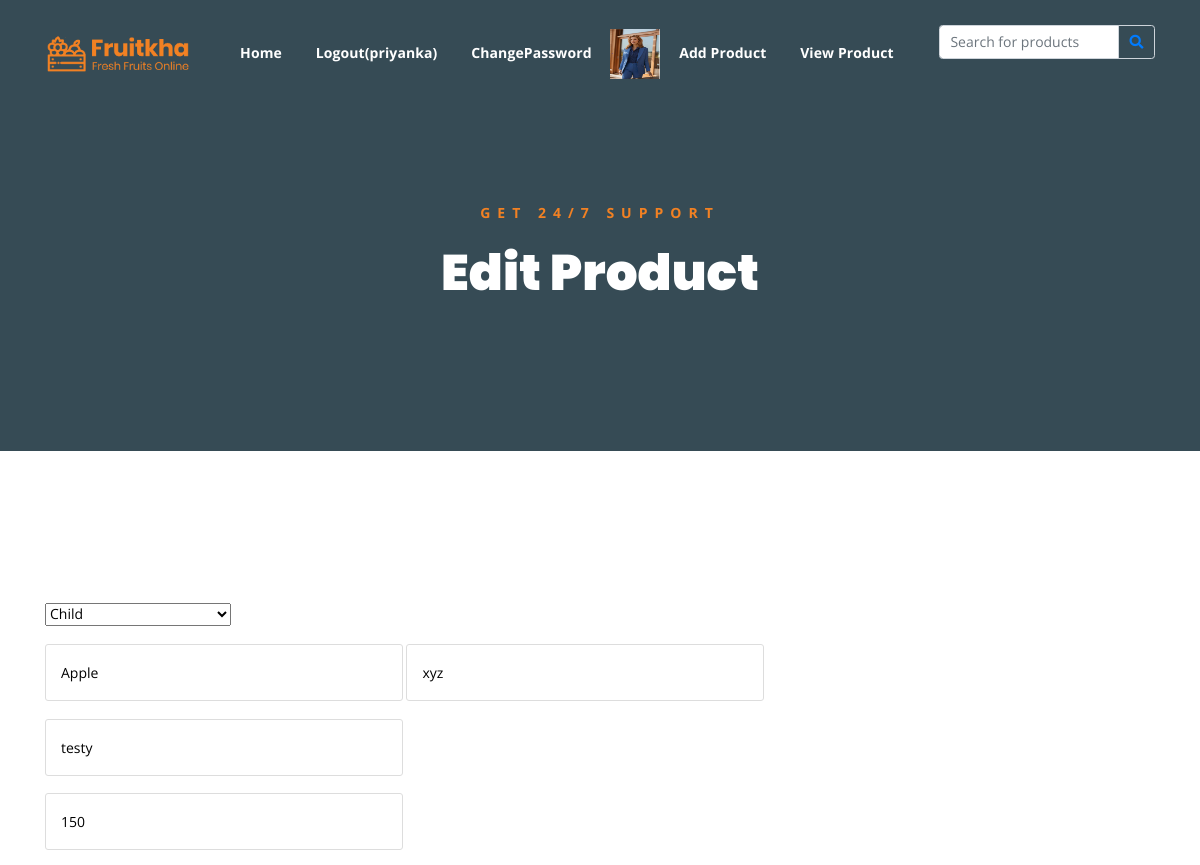
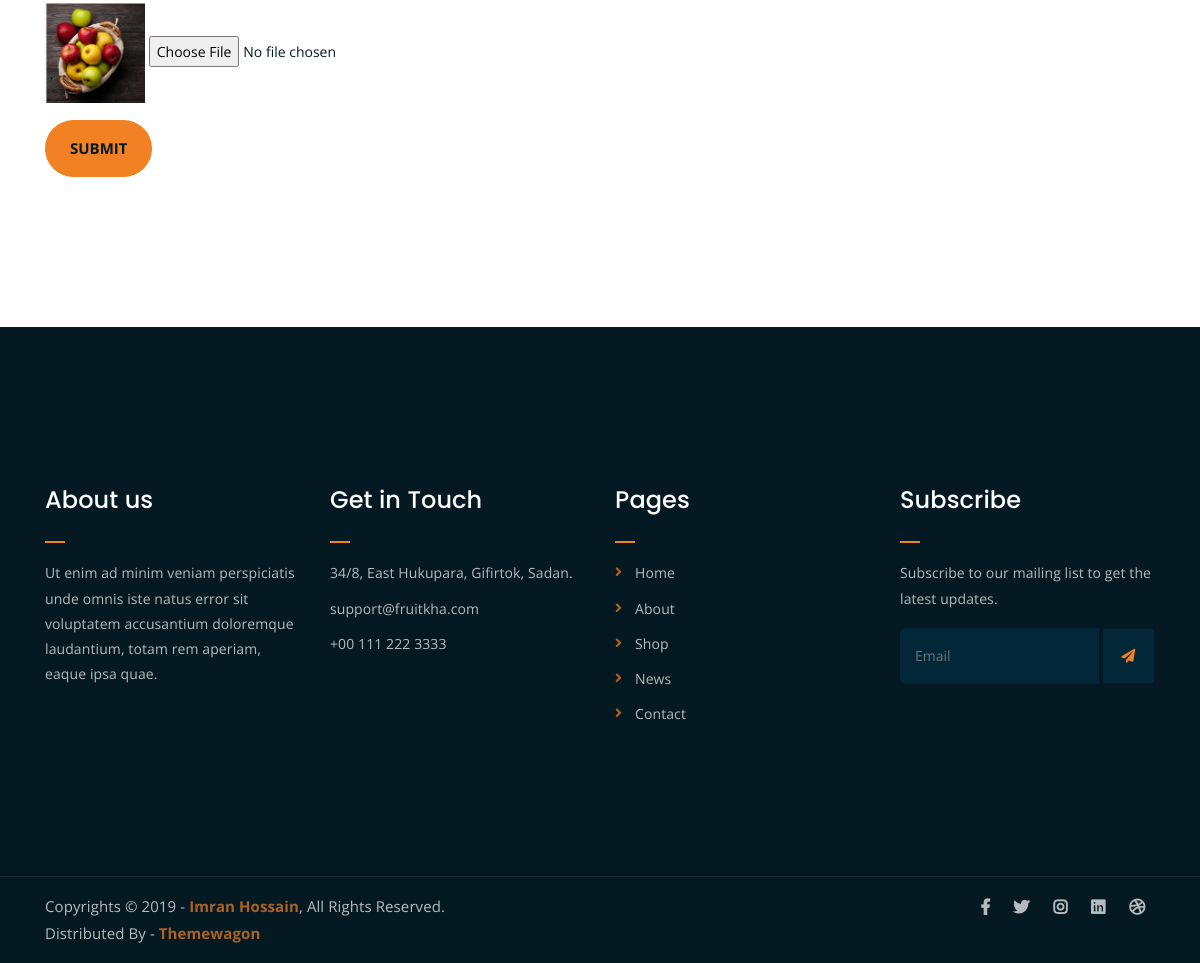
/editp/8 (signed in), run on the app's committed database (2 pictures, top to bottom).
### myapp/models.py (models this page shows, shortened)
class Addproduct(models.Model):
    category=(
        ("apple","apple"),
        ("banana","banana"),
        ("kiwi","kiwi"),
        ("cherry","cherry"),
        ("mango","mango"),
        ("grapes","grapes"),
    )
    pcategory=models.CharField(max_length=20,choices=category,null=True)
    seller=models.ForeignKey(User,on_delete=models.CASCADE)
    pname=models.CharField(max_length=100)
    pbrand=models.CharField(max_length=100)
    pdesc=models.CharField(max_length=200)
    pprice=models.PositiveIntegerField()
    pimg=models.ImageField(default="",upload_to="addpicture/")

### myapp/views.py (the view)
# urls.py: path('editp/<int:pk>',views.editp,name='editp'),
def editp(request,pk):
    product=Addproduct.objects.get(pk=pk)
    if request.method=="POST":
        product.pcategory=request.POST['pcategory']
        product.pname=request.POST['pname']
        product.pbrand=request.POST['pbrand']
        product.pdesc=request.POST['pdesc']
        product.pprice=request.POST['pprice']
        try:
            product.pimg=request.FILES['pimg']
        except:
            pass
        product.save()
        msg="Product edit successfully"
        return render(request,'editp.html',{'product':product,'msg':msg})
    else:
        return render(request,'editp.html',{'product':product})

### myapp/templates/editp.html (shortened to what this page needs)
{% extends 'sheader.html' %}
{% load static %}
{% block content %}
	<div class="breadcrumb-section breadcrumb-bg">
		<div class="container">
			<div class="row">
				<div class="col-lg-8 offset-lg-2 text-center">
					<div class="breadcrumb-text">
						<p>Get 24/7 Support</p>
						<h1>Edit Product</h1>
					</div>
				</div>
			</div>
		</div>
	</div>
	<div class="contact-from-section mt-150 mb-150">
		<div class="container">
			<div class="row">
				<div class="col-lg-8 mb-5 mb-lg-0">
					<div class="contact-form">
						<form action="{% url 'editp' pk=product.pk %}" method="POST" enctype="multipart/form-data">
                            <p>
								<select name='pcategory'>
									{% if product.pcategory == "men" %}
									<option value="men" selected>Men</option>
									<option value="women">Women</option>
									<option value="child">Child</option>
									{% elif product.pcategory == "women" %}
									<option value="men">Men</option>
									<option value="women" selected>Women</option>
									<option value="child">Child</option>
									{% else %}
									<option value="child" selected>Child</option>
									{% endif %}
								</select>
							</p>
							<p>
								<input type="text" value={{product.pname}} name="pname" >
								<input type="text" value={{product.pbrand}} name="pbrand" >
							</p>
							<p>
								<input type="text" value={{product.pdesc}} name="pdesc" >
							</p>
                            <p>
								<input type="text" value={{product.pprice}} name="pprice" >
							</p>
							<p>
                            <img src={{product.pimg.url}} style="height:100px;width:100px;">
                            <input type="file" name="pimg" >
							</p>
							<p><input type="submit" value="Submit"></p>
						</form>
					</div>
				</div>
			</div>
		</div>
	</div>
{% endblock %}

### myapp/static/assets/css/main.css (style rules this page uses)
html { font-size: 14px; font-weight: 400; line-height: 28px; height: 100%; }
body { font-family: "Open Sans", sans-serif; font-weight: 400; font-size: 1rem; letter-spacing: 0.1px; line-height: 1.8; color: #051922; overflow-x: hidden; }
body img { max-width: 100%; }
h1, .h1, h2, .h2, h3, .h3, h4, .h4, h5, .h5, h6, .h6 { font-family: "Poppins", sans-serif; font-weight: 700; margin: 0 0 1.25rem 0; color: #051922; }
h1:last-child, .h1:last-child, h2:last-child, .h2:last-child, h3:last-child, .h3:last-child, h4:last-child, .h4:last-child, h5:last-child, .h5:last-child, h6:last-child, .h6:last-child { margin: 0; }
h1, .h1 { font-size: 4rem; font-weight: 700; line-height: 4rem; }
p { font-family: "Open Sans", sans-serif; font-weight: 400; font-size: 1rem; letter-spacing: 0.1px; line-height: 1.8; color: #051922; margin: 0 0 1.25rem 0; }
p:last-child { margin: 0; }
.mt-150 { margin-top: 150px; }
.mb-150 { margin-bottom: 150px; }
.breadcrumb-bg { background-image: url(../img/breadcrumb-bg.jpg); }
.breadcrumb-text p { color: #F28123; font-weight: 700; text-transform: uppercase; letter-spacing: 7px; }
.breadcrumb-text h1 { font-size: 50px; font-weight: 900; color: #fff; margin: 0; margin-top: 20px; }
.breadcrumb-section { padding: 150px 0; background-size: cover; background-position: center center; position: relative; z-index: 1; background-attachment: fixed; padding-top: 200px; }
.breadcrumb-section:after { position: absolute; left: 0; top: 0; width: 100%; height: 100%; content: ""; background-color: #07212e; z-index: -1; opacity: 0.8; }
input[type="submit"] { -webkit-transition: 0.3s; -o-transition: 0.3s; transition: 0.3s; border-radius: 50px !important; }
html, body { height: 100%; }
input[type="submit"] { background-color: #F28123; color: #051922; font-weight: 700; text-transform: uppercase; font-size: 15px; border: none !important; cursor: pointer; padding: 15px 25px; border-radius: 3px; }
.contact-form form p input[type=text], .contact-form form p input[type=tel], .contact-form form p input[type=email] { width: 49%; padding: 15px; border: 1px solid #ddd; border-radius: 3px; }

### data on the page
Addproduct: pcategory "Child", pname "Apple", pbrand "xyz", pdesc "testy", pprice "150", pimg (picture)

### other printed values
{{ request.session.name }} "priyanka"
